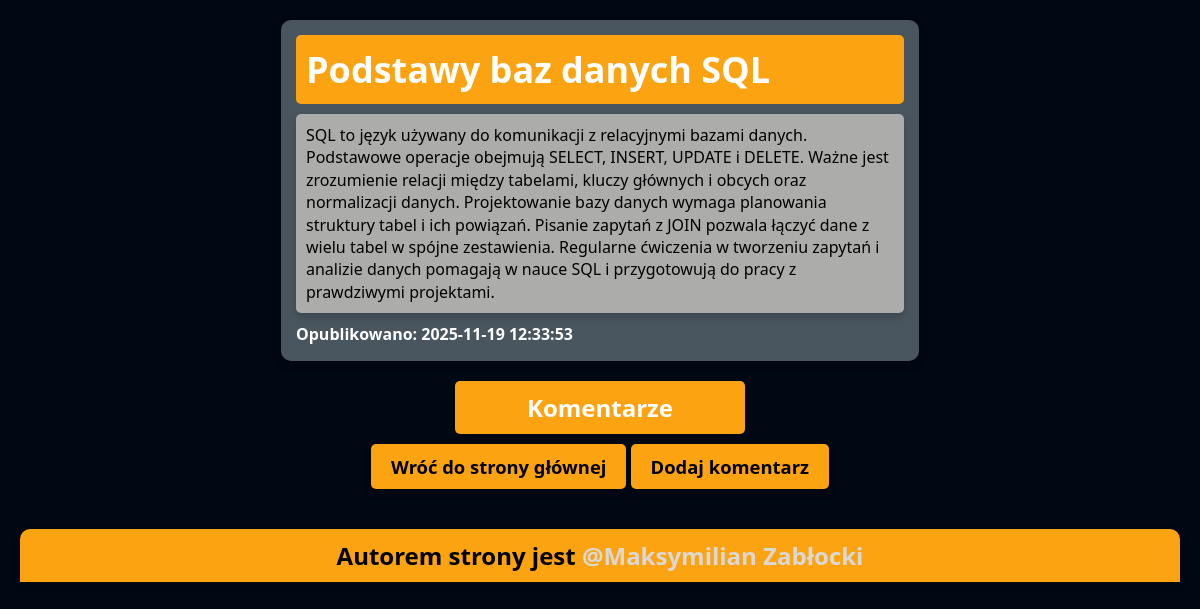
Before: /post.php?id=12 (signed in) with the older database file.
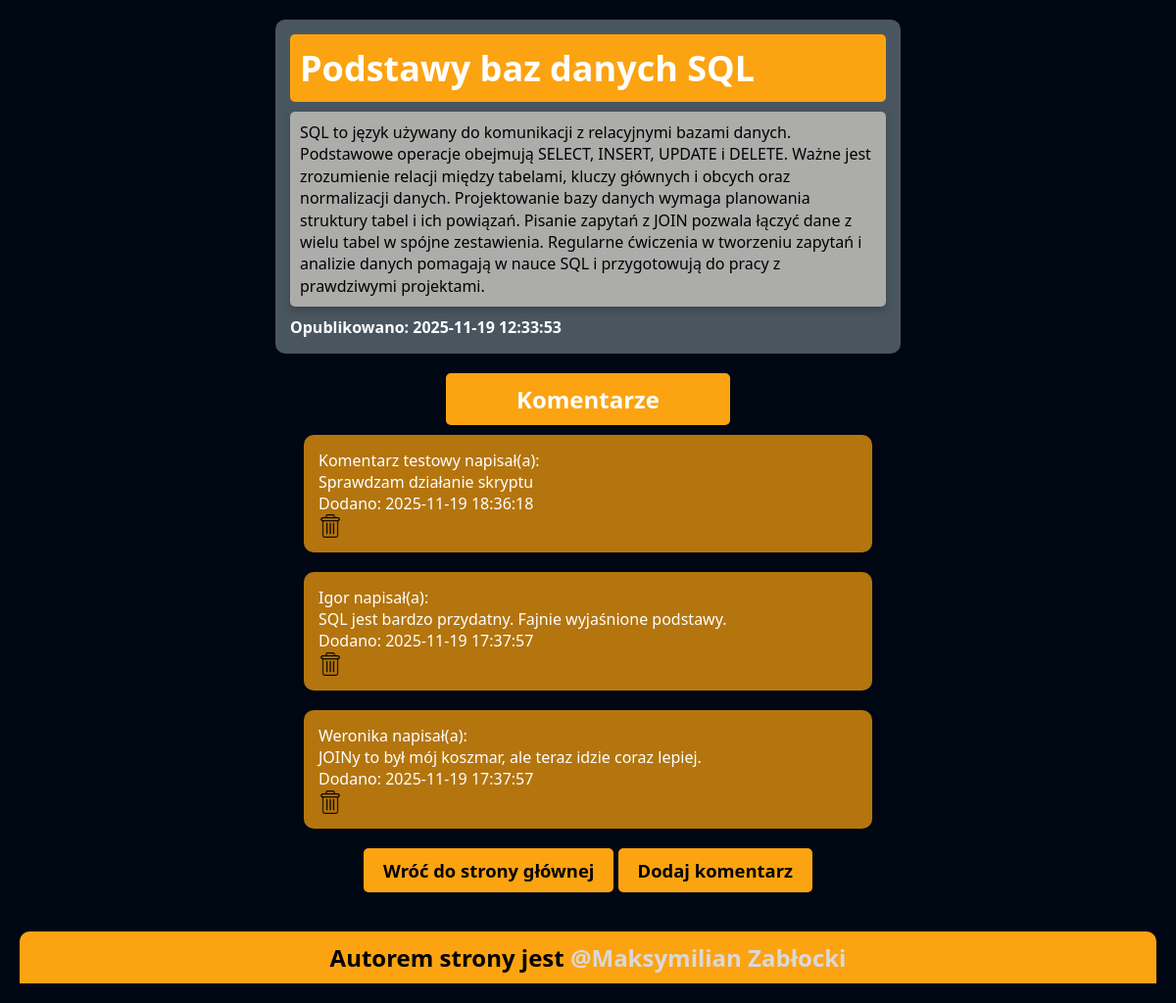
After: the same page with the newer database file.
### tables this page shows
CREATE TABLE `posts` (
  `id` int(11) NOT NULL,
  `title` varchar(255) NOT NULL,
  `content` text NOT NULL,
  `created_at` timestamp NOT NULL DEFAULT current_timestamp()
);

CREATE TABLE `comments` (
  `id` int(11) NOT NULL,
  `post_id` int(11) NOT NULL,
  `author` varchar(100) NOT NULL,
  `content` text NOT NULL,
  `created_at` timestamp NOT NULL DEFAULT current_timestamp()
);

### post.php (the view, shortened to what this page needs)
<!DOCTYPE html>
<html lang="en">
<head>
    <link rel="stylesheet" href="style.css">
</head>
<body>
        <?php
            require_once('config.php');
            $idPost = $_GET['id'];
            $q = "SELECT * FROM posts WHERE id = $idPost";
            $result = mysqli_query($con, $q);
            $post = mysqli_fetch_assoc($result);
            if ($post) {
                echo "<div class='postContainer'>";
                echo "<header class='postHeader'>";
                echo "<h1>" . htmlspecialchars($post['title']) . "</h1>";
                echo "</header>";
                echo "<div class='postContent2'>";
                echo "<p>" . nl2br(htmlspecialchars($post['content'])) . "</p>";
                echo "</div>";
                echo "<p class='postDate'>Opublikowano: " . htmlspecialchars($post['created_at']) . "</p>";
                echo "</div>";
            } else {
                echo "<p>Post not found.</p>";
            }
        ?>
        <div class="commentHeader">
            <h2>Komentarze</h2>
        </div>
        <?php
            $q = "select * from comments where post_id = $idPost order by created_at desc";
            $result = mysqli_query($con, $q);
            if (isset($_SESSION['loggedin']) && $_SESSION['loggedin'] == true) {
                while ($row = mysqli_fetch_assoc($result)) {
                echo "<div class='commentContainer'>";
                echo "<p class='commentAuthor'>" . htmlspecialchars($row['author']) . " napisał(a):</p>";
                echo "<p class='commentContent'>" . nl2br(htmlspecialchars($row['content'])) . "</p>";
                echo "<p class='commentDate'>Dodano: " . htmlspecialchars($row['created_at']) . "</p>";
                echo "<a onclick='return confirm(`Czy napewno chcesz usunąć ten komentarz?`)' href='delete_comment.php?id=".htmlspecialchars($row['id'])."' ><img src='delete.png' alt='zdjecie'></a>";
                echo "</div>";
            }
        }
        ?>
    <a href="index.php"><button>Wróć do strony głównej</button></a>
    <a href='add_comment.php?id=<?php echo $idPost?>'><button>Dodaj komentarz</button></a>
    <footer>
        <h2>Autorem strony jest <a href="https://github.com/meks990">@Maksymilian Zabłocki</a></h2>
    </footer>
</body>
</html>

### style.css (style rules this page uses)
:root { --background: #001d3d; --accent: #FCA311; --grey: #333e47; --hover: #ffd60a; --lightGrey: #4a565f; }
* { font-family: system-ui, -apple-system, BlinkMacSystemFont, 'Segoe UI', Roboto, Oxygen, Ubuntu, Cantarell, 'Open Sans', 'Helvetica Neue', sans-serif; margin: 0; padding: 0; box-sizing: border-box; }
body { opacity: 0; animation: fadeIn 0.2s ease-in-out forwards; }
body { background-color: #000814; margin: 20px; text-align: center; }
a { text-decoration: none; color: white; }
.postContainer { background-color: var(--lightGrey); width: 55%; padding: 15px; margin: 0 auto 20px auto; border-radius: 10px; box-shadow: 0 4px 8px rgba(0,0,0,0.2); text-align: left; color: #03045e; }
.postHeader { background-color: var(--accent); padding: 10px; border-radius: 5px; margin-bottom: 10px; color: white; vertical-align: middle; }
.postContainer p { font-size: 16px; line-height: 1.4em; }
h1 { font-size: 225%; color: white; }
.postContent2 { background-color: #acacab; box-shadow: 0 4px 8px rgba(0, 0, 0, 0.2); border-radius: 5px; padding: 10px; color: black; }
button { background-color: var(--accent); border: none; padding: 10px 20px; border-radius: 5px; box-shadow: 0 4px 8px rgba(0, 0, 0, 0.2); cursor: pointer; font-size: 115%; font-weight: bold; }
footer { background-color: var(--accent); padding: 10px; width: 100%; margin-top: 40px; border-radius: 10px; border-bottom-left-radius: 0px; border-bottom-right-radius: 0px; box-shadow: 0 4px 8px rgba(0, 0, 0, 0.2); bottom: 0; text-align: center; }
footer a { color: rgb(219, 216, 216); font-weight: bold; }
.postDate { font-size: 14px; color: white; font-weight: bold; margin-top: 10px; }
img { width: 24px; height: 24px; }
.commentHeader { background-color: var(--accent); padding: 10px; border-radius: 5px; margin-bottom: 10px; color: white; width: 25%; margin: 10px auto 10px auto; vertical-align: middle; }
.commentContainer { background-color: #b4750e; width: 50%; padding: 15px; margin: 0 auto 20px auto; border-radius: 10px; box-shadow: 0 4px 8px rgba(0,0,0,0.2); text-align: left; color: white; }
.commentContainer img { width: 24px; height: 24px; vertical-align: middle; margin-right: 10px; }

Changed rows visible on the page:
added comments: author "Komentarz testowy", content "Sprawdzam działanie skryptu", created_at "2025-11-19 18:36:18"
added comments: author "Igor", content "SQL jest bardzo przydatny. Fajnie wyjaśnione podstawy.", created_at "2025-11-19 17:37:57"
added comments: author "Weronika", content "JOINy to był mój koszmar, ale teraz idzie coraz lepiej.", created_at "2025-11-19 17:37:57"
